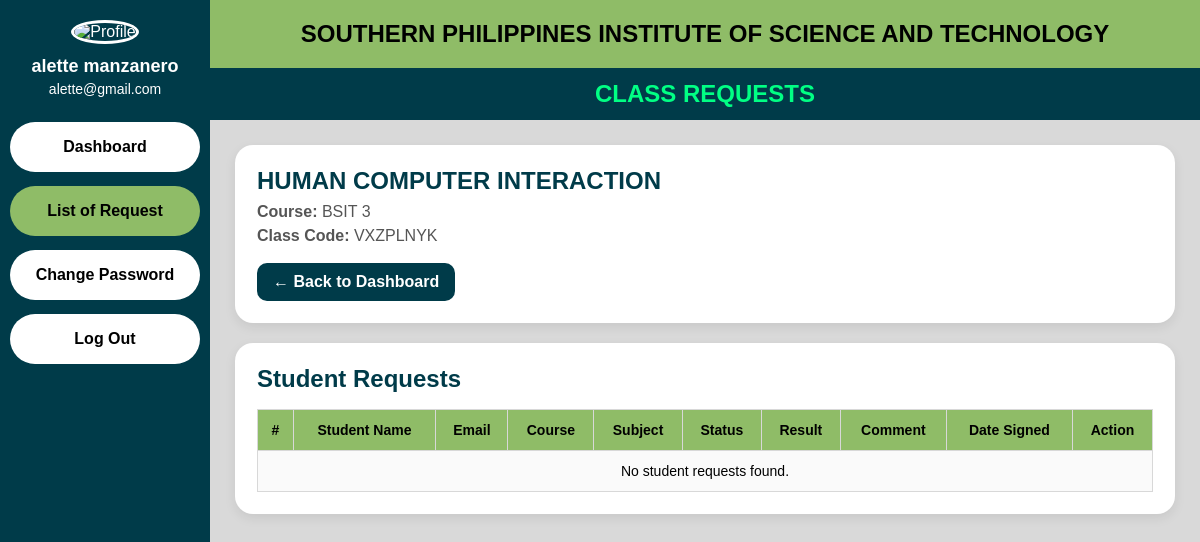
Screenshot of /clearance_system/dashboard/teacher_request.php?class_id=13 (signed in) with the database file from the repository.
### tables this page shows
CREATE TABLE `users` (
  `id` int(11) NOT NULL,
  `firstname` varchar(100) DEFAULT NULL,
  `lastname` varchar(100) DEFAULT NULL,
  `email` varchar(100) DEFAULT NULL,
  `contact_number` varchar(20) DEFAULT NULL,
  `password` varchar(255) DEFAULT NULL,
  `role` enum('student','teacher') DEFAULT NULL,
  `course` varchar(50) DEFAULT NULL,
  `profile_photo` varchar(255) DEFAULT NULL,
  `is_deleted` tinyint(1) NOT NULL DEFAULT 0,
  `deleted_at` datetime DEFAULT NULL
);

CREATE TABLE `teacher_classes` (
  `id` int(11) NOT NULL,
  `teacher_id` int(11) NOT NULL,
  `subject` varchar(100) NOT NULL,
  `course` varchar(50) NOT NULL,
  `class_code` varchar(20) NOT NULL,
  `created_at` timestamp NOT NULL DEFAULT current_timestamp()
);

### clearance_system/dashboard/teacher_request.php (the view, shortened to what this page needs)
<?php
include("../config/db.php");
$teacher_id = $_SESSION['user_id'];
$class_id = intval($_GET['class_id']);
$user_stmt = $conn->prepare("SELECT firstname, lastname, email, profile_photo FROM users WHERE id = ? AND role = 'teacher'");
$user_stmt->bind_param("i", $teacher_id);
$user_stmt->execute();
$user = $user_stmt->get_result()->fetch_assoc();
$default_photo = "../assets/southern.png";
if (!empty($user['profile_photo']) && file_exists("../assets/uploads/profile/" . $user['profile_photo'])) {
    $photo = "../assets/uploads/profile/" . $user['profile_photo'];
} else {
    $photo = $default_photo;
}
$class_stmt = $conn->prepare("SELECT * FROM teacher_classes WHERE id = ? AND teacher_id = ?");
$class_stmt->bind_param("ii", $class_id, $teacher_id);
$class_stmt->execute();
$class_result = $class_stmt->get_result();
$class = $class_result->fetch_assoc();
$request_stmt = $conn->prepare("
    SELECT
        cr.id,
        cr.subject,
        cr.status,
        cr.result,
        cr.comment,
        cr.date_signed,
        u.firstname,
        u.lastname,
        u.email,
        u.course
    FROM class_requests cr
    LEFT JOIN users u ON cr.student_id = u.id
    WHERE cr.class_id = ?
    ORDER BY cr.id DESC
");
$request_stmt->bind_param("i", $class_id);
$request_stmt->execute();
$requests = $request_stmt->get_result();
?>
<!DOCTYPE html>
<html lang="en">
<head>
</head>
<body>
<div class="wrapper">
    <div class="sidebar">
        <img src="<?php echo $photo; ?>" alt="Profile" class="profile-img" onerror="this.src='../assets/southern.png';">
        <h3><?php echo htmlspecialchars($user['firstname'] . ' ' . $user['lastname']); ?></h3>
        <p><?php echo htmlspecialchars($user['email']); ?></p>
        <a href="teacher.php">Dashboard</a>
        <a href="teacher_request.php?class_id=<?php echo $class_id; ?>" class="active">List of Request</a>
        <a href="change_password.php">Change Password</a>
        <a href="../auth/logout.php">Log Out</a>
    </div>
    <div class="main-content">
        <div class="top-header">
            SOUTHERN PHILIPPINES INSTITUTE OF SCIENCE AND TECHNOLOGY
        </div>
        <div class="sub-header">
            CLASS REQUESTS
        </div>
        <div class="content">
            <div class="info-card">
                <h2><?php echo htmlspecialchars($class['subject']); ?></h2>
                <p><strong>Course:</strong> <?php echo htmlspecialchars($class['course']); ?></p>
                <p><strong>Class Code:</strong> <?php echo htmlspecialchars($class['class_code']); ?></p>
                <a href="teacher.php" class="back-btn">← Back to Dashboard</a>
            </div>
            <div class="table-card">
                <div class="table-title">Student Requests</div>
                <div class="table-wrap">
                    <table>
                        <tr>
                            <th>#</th>
                            <th>Student Name</th>
                            <th>Email</th>
                            <th>Course</th>
                            <th>Subject</th>
                            <th>Status</th>
                            <th>Result</th>
                            <th>Comment</th>
                            <th>Date Signed</th>
                            <th>Action</th>
                        </tr>
                        <?php
                        $count = 1;
                        if ($requests->num_rows > 0):
                            while ($row = $requests->fetch_assoc()):
                        ?>
                        <tr>
                            <td><?php echo $count++; ?></td>
                            <td><?php echo htmlspecialchars($row['firstname'] . ' ' . $row['lastname']); ?></td>
                            <td><?php echo htmlspecialchars($row['email']); ?></td>
                            <td><?php echo htmlspecialchars($row['course']); ?></td>
                            <td><?php echo htmlspecialchars($row['subject']); ?></td>
                            <td>
                                <?php if ($row['status'] === 'Reviewed'): ?>
                                    <span class="status-badge reviewed">Reviewed</span>
                                <?php else: ?>
                                    <span class="status-badge requesting">Requesting</span>
                                <?php endif; ?>
                            </td>
                            <td><?php echo !empty($row['result']) ? htmlspecialchars($row['result']) : 'Pending'; ?></td>
                            <td><?php echo !empty($row['comment']) ? htmlspecialchars($row['comment']) : '---'; ?></td>
                            <td><?php echo !empty($row['date_signed']) ? htmlspecialchars($row['date_signed']) : '---'; ?></td>
                            <td>
                                <form method="POST">
                                    <input type="hidden" name="request_id" value="<?php echo $row['id']; ?>">
                                    <select name="result" required>
                                        <option value="">Select</option>
                                        <option value="Passed">Passed</option>
                                        <option value="Failed">Failed</option>
                                        <option value="Incomplete">Incomplete</option>
                                    </select>
                                    <textarea name="comment" placeholder="Comment" required></textarea>
                                    <button type="submit" name="save_review" class="save-btn">Save</button>
                                </form>
                            </td>
                        </tr>
                        <?php
                            endwhile;
                        else:
                        ?>
                        <tr>
                            <td colspan="10">No student requests found.</td>
                        </tr>
                        <?php endif; ?>
                    </table>
                </div>
            </div>
        </div>
    </div>
</div>
</body>
</html>

### clearance_system/dashboard/teacher_request.php (style rules this page uses)
* { margin:0; padding:0; box-sizing:border-box; font-family:Arial, sans-serif; }
body { background:#d9d9d9; }
.wrapper { display:flex; min-height:100vh; }
.sidebar { width:210px; background:#003b49; color:white; padding:20px 10px; text-align:center; }
.profile-img { width:90px; height:90px; border-radius:50%; object-fit:cover; border:3px solid #fff; margin-bottom:12px; }
.sidebar h3 { font-size:18px; margin-bottom:4px; }
.sidebar p { font-size:14px; margin-bottom:25px; word-break:break-word; }
.sidebar a { display:block; text-decoration:none; background:#fff; color:#000; padding:16px; border-radius:30px; margin:14px 0; font-weight:bold; font-size:16px; text-align:center; }
.sidebar a.active { background:#8fbc67; }
.main-content { flex:1; }
.top-header { background:#8fbc67; text-align:center; padding:20px 10px; font-size:24px; font-weight:bold; text-transform:uppercase; }
.sub-header { background:#003b49; color:#00ff84; text-align:center; padding:12px 10px; font-size:24px; font-weight:bold; text-transform:uppercase; }
.content { padding:25px; }
.info-card, .table-card { background:#fff; border-radius:18px; padding:22px; box-shadow:0 4px 12px rgba(0,0,0,0.08); margin-bottom:20px; }
.info-card h2 { color:#003b49; margin-bottom:8px; }
.info-card p { color:#555; margin-bottom:6px; }
.table-title { font-size:24px; color:#003b49; font-weight:bold; margin-bottom:16px; }
.table-wrap { overflow-x:auto; }
table { width:100%; border-collapse:collapse; }
th, td { border:1px solid #d8d8d8; padding:12px 10px; text-align:center; font-size:14px; }
th { background:#8fbc67; color:#000; }
tr:nth-child(even) td { background:#fafafa; }
.back-btn { display:inline-block; margin-top:12px; text-decoration:none; background:#003b49; color:#fff; padding:10px 16px; border-radius:10px; font-weight:bold; }

### rows the page displays
users: firstname+lastname "alette manzanero", email "alette@gmail.com"
teacher_classes: subject "HUMAN COMPUTER INTERACTION", course "BSIT 3", class_code "VXZPLNYK"
